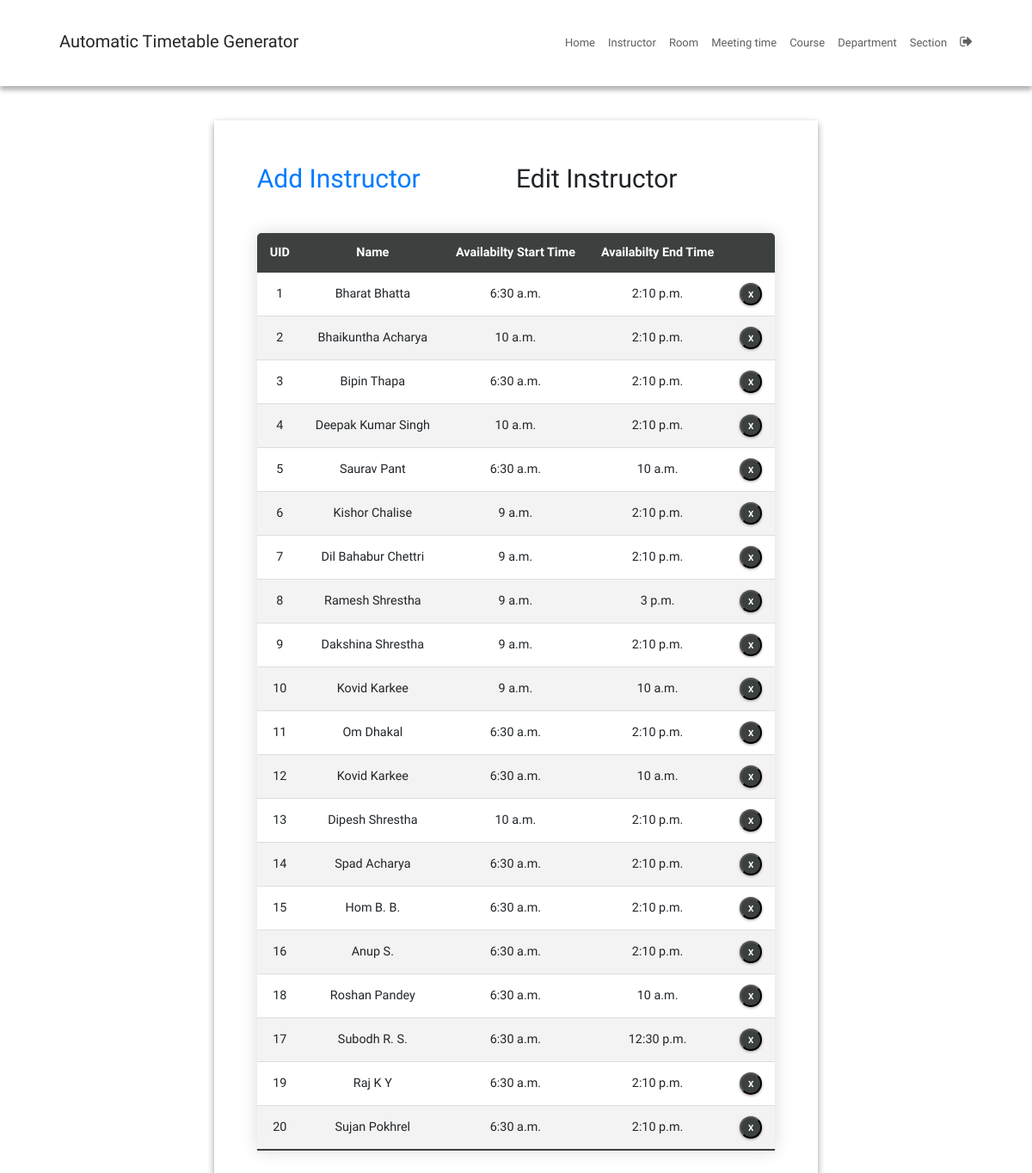
The app's page /instructorEdit/ (signed in), older data.
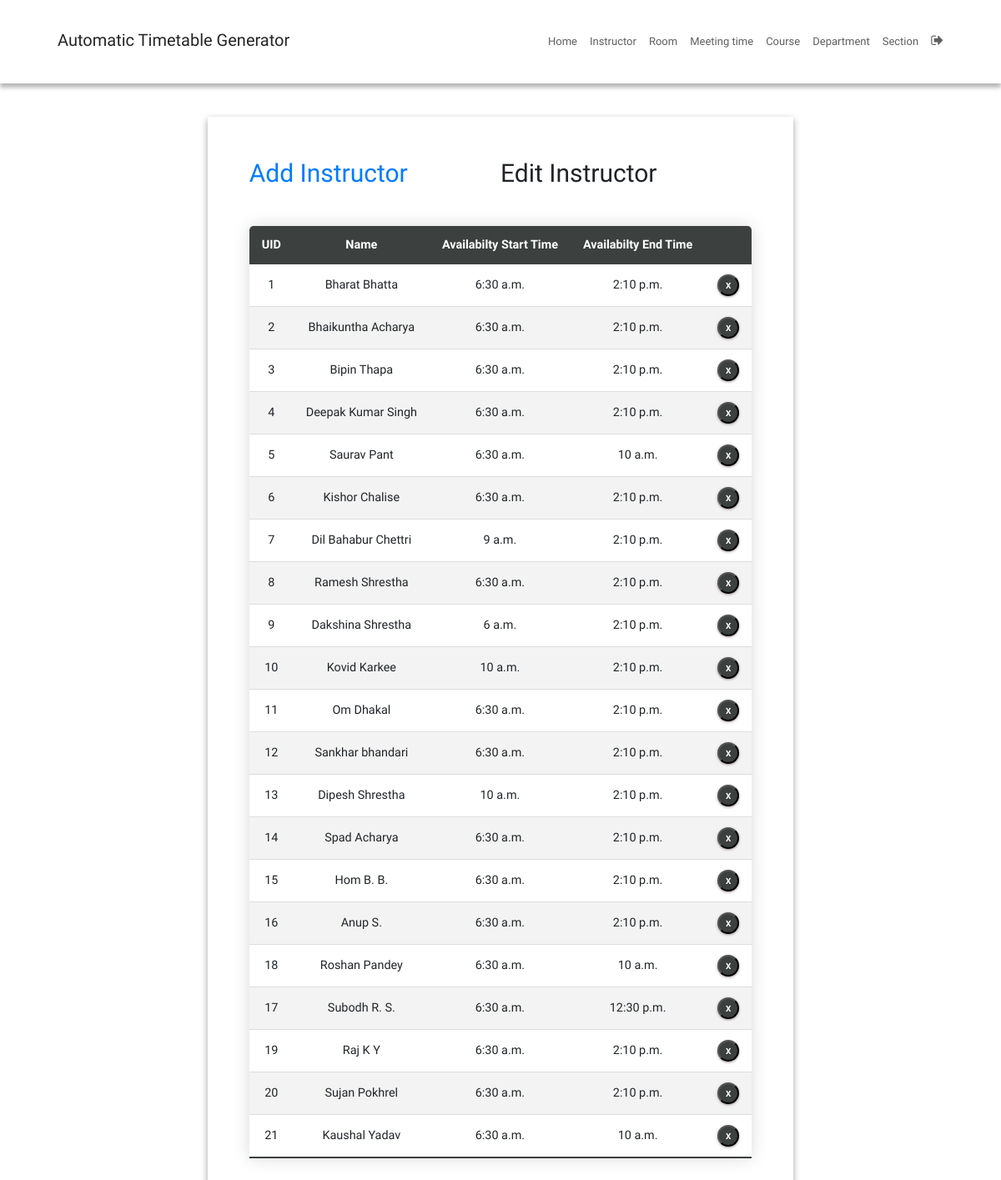
The same page, newer data.
### SchedulerApp/models.py (models this page shows, shortened)
class Instructor(models.Model):
    uid = models.CharField(max_length=6)
    name = models.CharField(max_length=25)
    availability_start = models.TimeField(null=True)  # Start time in 24-hour format
    availability_end = models.TimeField(null=True)    # End time in 24-hour format

### SchedulerApp/views.py (the view)
# urls.py: path('instructorEdit/', instructorEdit, name='instructorEdit'),
@login_required
def instructorEdit(request):
    context = {'instructors': Instructor.objects.all()}
    return render(request, 'instructorEdit.html', context)

### SchedulerApp/templatetags/index.py (called while the page is built)
@register.tag
def active(parser, token):
    args = token.split_contents()
    template_tag = args[0]
    if len(args) < 2:
        raise (template.TemplateSyntaxError, f'{template_tag} tag requires at least one argument')
    return NavSelectedNode(args[1:])

    def render(self, context):
        path = context['request'].path
        for p in self.patterns:
            pValue = template.Variable(p).resolve(context)
            if path == pValue:
                return 'active'
        return ''

### templates/instructorEdit.html (shortened to what this page needs)
{% extends 'base.html' %}
{% block content %}
{% load static %}
<fieldset class="fieldset">
  <div class="tablink">
    <a href="{% url 'instructorAdd'%}">
      <h1 onclick="openPage('new')" id="defaultOpen">Add Instructor</h1>
    </a>
    <h1 onclick="openPage('edit')" id="link_to_edit">Edit Instructor</h1>
  </div>
  <div class="tabcontent" id="edit">
    <table class="editTable">
      <thead>
        <tr class="table-headers">
          <th>UID</th>
          <th>Name</th>
          <th>Availabilty Start Time</th>
          <th>Availabilty End Time</th>
          <th class="empty"></th>
        </tr>
      </thead>
      <tbody>
        {% for inst in instructors %}
        <tr>
          <td>{{inst.uid}}</td>
          <td>{{inst.name}}</td>
          <td>{{inst.availability_start}}</td>
          <td>{{inst.availability_end}}</td>
          <td class="empty">
            <form action="{% url 'deleteinstructor' inst.id %}" method="post">
              <input type="submit" value="X" class="cross">
            </form>
          </td>
        </tr>
        {% endfor %}
      </tbody>
    </table>
  </div>
</fieldset>
{% endblock %}

### templates/base.html (shortened to what this page needs)
{% load static %}
{% load index %}
{% url 'home' as home %}
{% url 'instructorAdd' as instructorAdd %}
{% url 'roomAdd' as roomAdd %}
{% url 'meetingTimeAdd' as meetingTimeAdd %}
{% url 'courseAdd' as courseAdd %}
{% url 'departmentAdd' as departmentAdd %}
{% url 'sectionAdd' as sectionAdd %}
<!DOCTYPE html>
<html lang="en">
  <head>
    <link
      rel="stylesheet"
      href="https://stackpath.bootstrapcdn.com/bootstrap/4.3.1/css/bootstrap.min.css"
    />
    <link
      rel="stylesheet"
      href="https://cdnjs.cloudflare.com/ajax/libs/font-awesome/4.7.0/css/font-awesome.min.css"
    />
    <link
      rel="stylesheet"
      type="text/css"
      href="{% static 'CSS/style.css' %}"
    />
  </head>
  <body>
    <div class="main">
      <nav class="navbar">
        <div class="navbar-container">
          <div class="logo">
            <h2><a href="{{ home }}">Automatic Timetable Generator</a></h2>
          </div>
          <ul class="menu-items">
            <li class="{% active request home %}">
              <a href="{{ home }}">Home</a>
            </li>
            <li class="{% active request instructorAdd %}">
              <a href="{{ instructorAdd }}">Instructor</a>
            </li>
            <li class="{% active request roomAdd %}">
              <a href="{{ roomAdd }}">Room</a>
            </li>
            <li class="{% active request meetingTimeAdd %}">
              <a href="{{ meetingTimeAdd }}">Meeting time</a>
            </li>
            <li class="{% active request courseAdd %}">
              <a href="{{ courseAdd }}">Course</a>
            </li>
            <li class="{% active request departmentAdd %}">
              <a href="{{ departmentAdd }}">Department</a>
            </li>
            <li class="{% active request sectionAdd %}">
              <a href="{{ sectionAdd }}">Section</a>
            </li>
            {% if user.is_authenticated %}
            <li>
              <a href="{% url 'logout' %}"
                ><i style="font-size: 1.6rem" class="fa">&#xf08b;</i></a
              >
            </li>
            {% endif %}
          </ul>
        </div>
      </nav>
      <div class="container-fluid">
        <div class="row">
          <div
            class="col-md-12 col-xxl-12 col-xl-12 col-sm-12 ml-auto col-lg-12 formpart"
          >
            {% block content %} {% endblock %}
          </div>
        </div>
      </div>
    </div>
  </body>
</html>

### static/CSS/style.css (style rules this page uses)
:root { --green4: #343837; --green5: #303333; --green6: #454a49; --green7: #3c403f; --white: #fff; --grey: #aaa; --dark-grey: #444; --light-grey: #a29999; --lighter-grey: #dddddd; --lightest-grey: #f3f3f3; --box-shadow: #9e9292; }
html { font-size: 100%; box-sizing: border-box; scroll-behavior: smooth; }
html, body { margin: 0; padding: 0; width: 100vw; min-height: 100%; text-rendering: optimizeLegibility; font-family: "Quicksand", sans-serif; font-size: 62.5%; }
body { position: relative; }
a { text-decoration: none; }
.logo h2 { color: var(--green3); }
.logo h2 a { text-decoration: none; color: inherit; }
.navbar { box-shadow: 0px 5px 5px 0px var(--grey); position: relative; width: 100%; background: var(--white); color: #000; opacity: 0.85; height: 10rem; z-index: 12; }
.navbar-container { max-width: 1200px; width: 90%; margin: auto; display: flex; justify-content: space-between; height: auto; align-items: center; }
.menu-items { order: 2; display: flex; margin-bottom: 0px; }
.menu-items li { list-style: none; margin-left: 1.5rem; font-size: 1.2rem; position: relative; }
.menu-items a { text-decoration: none; color: var(--dark-grey); position: relative; font-size: 1.3rem; font-weight: 500; transition: color 0.3s ease-in-out; }
.logo { order: 1; font-size: 3rem; }
.container-fluid { position: relative; top: 4rem; padding-bottom: 4rem; }
.menu-items li::before { content: ''; position: absolute; left: 0; bottom: -3px; width: 100%; height: 3px; background: #ff3f3f; transform-origin: center; transform: scaleX(0); }
fieldset { padding: 50px; border-radius: 0 0 8px 8px; background: transparent; box-shadow: rgba(0, 0, 0, 0.145) 0px 4px 8px, rgba(0, 0, 0, 0.24) 0px 3px 8px; border-top: 5px solid var(--green1); }
.fieldset { min-width: 65rem; font-size: 1.6rem; }
.formpart { display: flex; justify-content: center; height: auto; width: 100%; }
.tablink { display: grid; grid-template-columns: 1fr 1fr; }
.tablink h1 { color: var(--green3); padding-bottom: 2rem; cursor: pointer; font-size: 3rem; }
.tabcontent { display: grid; gap: 3rem; }
.editTable, .timetable { border-collapse: collapse; margin-top: 2rem; font-size: 0.9em; min-width: 40rem; border-radius: 5px 5px 0 0; overflow: hidden; box-shadow: 0 0 20px rgba(0, 0, 0, 0.15); text-align: center; }
.editTable thead tr, .timetable thead tr { background-color: var(--green7); color: var(--white); font-weight: bold; }
.editTable th, .editTable td, .timetable th, .timetable td { padding: 1.2rem 1.5rem; }
.editTable tbody tr, .timetable tbody tr { border-bottom: 1px solid var(--lighter-grey); }
.editTable tbody tr:nth-of-type(even), .timetable tbody tr:nth-of-type(even) { background-color: var(--lightest-grey); }
.editTable tbody tr:last-of-type, .timetable tbody tr:last-of-type { border-bottom: 2px solid var(--green7); }
.empty form { display: flex; justify-content: center; }
.cross { border-radius: 50%; font-size: 1rem; font-weight: bold; box-shadow: 0px 1px 3px 0px var(--box-shadow); padding: 4px; color: var(--white); background-color: var(--green7); cursor: pointer; width: 2.6rem; height: 2.6rem; }

Row changes from the older to the newer data that the page shows:
changed Instructor "Bhaikuntha Acharya": availability_start "10 a.m." → "6:30 a.m."
changed Instructor "Deepak Kumar Singh": availability_start "10 a.m." → "6:30 a.m."
changed Instructor "Kishor Chalise": availability_start "9 a.m." → "6:30 a.m."
changed Instructor "Ramesh Shrestha": availability_start "9 a.m." → "6:30 a.m."; availability_end "3 p.m." → "2:10 p.m."
changed Instructor "Dakshina Shrestha": availability_start "9 a.m." → "6 a.m."
changed Instructor "Kovid Karkee": availability_start "9 a.m." → "10 a.m."; availability_end "10 a.m." → "2:10 p.m."
changed Instructor: name "Kovid Karkee" → "Sankhar bhandari"; availability_end "10 a.m." → "2:10 p.m."
added Instructor: uid "21", name "Kaushal Yadav", availability_start "6:30 a.m.", availability_end "10 a.m."
